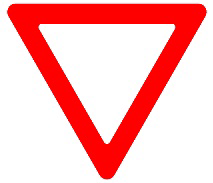
#> input picture design-system/assets/signs/sign-301-yield.png, 213 x 183 px; its folder holds only this picture in this run
$ python remove_sign_backgrounds.py ../design-system/assets/signs/sign-301-yield.png
#> lines starting #> are read from the running program, lines starting #| are printed output that depends on the picture; after the words box and inside, x2 and y2 are one past the last pixel; in counts of white or black regions, pixels touching at a corner belong together
#!/usr/bin/env -S uv run
# /// script
# requires-python = ">=3.10"
# dependencies = ["Pillow", "numpy"]
# ///
"""Remove external white background from all public/signs/*.png, in-place."""

import sys
from pathlib import Path
from collections import deque

import numpy as np
from PIL import Image

TOLERANCE = 10       # BFS flood fill: pixels with all channels >= (255 - TOLERANCE) are "white"
FRINGE_THRESHOLD = 200  # Second pass: near-white anti-aliased fringe pixels adjacent to transparent


def remove_background(path: Path) -> None:
    img = Image.open(path).convert("RGBA")
#> img is the input picture: PIL image 213x183 RGBA; mean R, G, B, A 253.3, 185.4, 185.5, 255
    data = np.array(img, dtype=np.uint8)
    h, w = data.shape[:2]
#> h = 183; w = 213
    threshold = 255 - TOLERANCE

    def is_white(y: int, x: int) -> bool:
        r, g, b = data[y, x, :3]
        return int(r) >= threshold and int(g) >= threshold and int(b) >= threshold

    visited = np.zeros((h, w), dtype=bool)
    queue: deque[tuple[int, int]] = deque()

    # Seed from all four edges
    for x in range(w):
        for y in (0, h - 1):
            if not visited[y, x] and is_white(y, x):
                visited[y, x] = True
                queue.append((y, x))
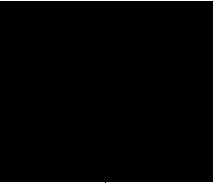
#> visited: shape (183, 213) bool; 1.1% white in thin lines or dots
    for y in range(1, h - 1):
        for x in (0, w - 1):
            if not visited[y, x] and is_white(y, x):
                visited[y, x] = True
                queue.append((y, x))
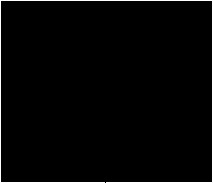
#> visited: shape (183, 213) bool; 2% white in thin lines or dots

    # BFS pass 1: remove connected pure-white background
    while queue:
        cy, cx = queue.popleft()
        data[cy, cx, 3] = 0  # transparent
        for dy, dx in ((-1, 0), (1, 0), (0, -1), (0, 1)):
            ny, nx = cy + dy, cx + dx
            if 0 <= ny < h and 0 <= nx < w and not visited[ny, nx] and is_white(ny, nx):
                visited[ny, nx] = True
                queue.append((ny, nx))
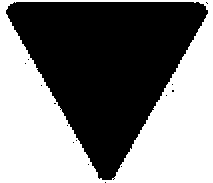
#> visited: shape (183, 213) bool; 48.6% white; 1 white region, box (x1, y1, x2, y2) and area: (0, 0, 213, 183) 18960

    # Pass 2: remove anti-aliased fringe — near-white pixels adjacent to already-transparent ones.
    # Iterates until stable so the fringe is fully consumed regardless of thickness.
    # Only affects outer-edge fringe: inner-edge pixels are not adjacent to transparent pixels.
    channels = data[:, :, :3].astype(np.int32)
    changed = True
    while changed:
        transparent = data[:, :, 3] == 0
        near_white = (
            (~transparent)
            & (channels[:, :, 0] >= FRINGE_THRESHOLD)
            & (channels[:, :, 1] >= FRINGE_THRESHOLD)
            & (channels[:, :, 2] >= FRINGE_THRESHOLD)
        )
        adj = np.zeros((h, w), dtype=bool)
        adj[1:, :] |= transparent[:-1, :]
        adj[:-1, :] |= transparent[1:, :]
        adj[:, 1:] |= transparent[:, :-1]
        adj[:, :-1] |= transparent[:, 1:]
        to_remove = near_white & adj
        changed = bool(to_remove.any())
        if changed:
            data[to_remove, 3] = 0
#> this loop made 3 passes
#> pass 1, in remove_background, `near_white = ( (~transparent) & (channels[:, :, 0] >= FRINGE_THRESHOLD..`:
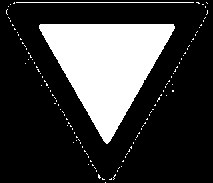
#> near_white: shape (183, 213) bool; 23.3% white; 116 white regions (114 under 20 px), largest, box (x1, y1, x2, y2) and area: (39, 24, 175, 144) 8640, (16, 2, 194, 3) 178
#> pass 1, in remove_background, `to_remove = near_white & adj`:
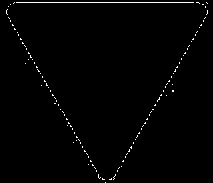
#> to_remove: shape (183, 213) bool; 1.2% white in thin lines or dots
#> after the loop:
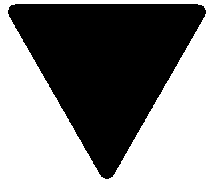
#> adj: shape (183, 213) bool; 51.2% white; 1 black region, box (x1, y1, x2, y2) and area: (8, 4, 206, 179) 19012
#> after the loop:
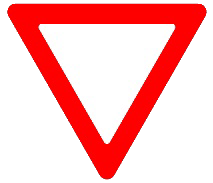
#> data: shape (183, 213, 4); mean R, G, B, A 253.3, 185.4, 185.5, 128; transparent parts drawn white

    Image.fromarray(data).save(path)


def main() -> None:
    signs_dir = Path(__file__).parent.parent / "public" / "signs"
    sample = "--sample" in sys.argv

    images = sorted(signs_dir.glob("sign-*.png"))
    if sample:
        images = [p for p in images if p.name in ("sign-302.png", "sign-303.png")]

    print(f"Processing {len(images)} image(s)...")
    for i, path in enumerate(images, 1):
        remove_background(path)
        print(f"  [{i}/{len(images)}] {path.name}")
    print("Done.")


if __name__ == "__main__":
    main()

$ run again, on design-system/assets/signs/sign-307-give-way-oncoming.png
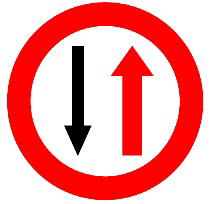
#> input picture design-system/assets/signs/sign-307-give-way-oncoming.png, 213 x 204 px
#> in remove_background, img is the input picture: PIL image 213x204 RGBA; mean R, G, B, A 244.6, 158.3, 158.2, 255
#> the loop in remove_background, `for y in range(1, h - 1):` made 202 passes
#> after the loop in remove_background, `while queue:`:
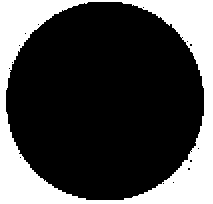
#> visited: shape (204, 213) bool; 28.5% white; 1 white region, box (x1, y1, x2, y2) and area: (0, 0, 213, 204) 12388
#> after the loop in remove_background, `while changed:`:
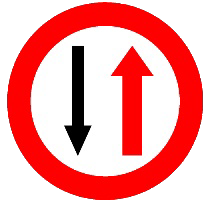
#> data: shape (204, 213, 4); mean R, G, B, A 244.6, 158.3, 158.2, 179.8; transparent parts drawn white

$ run again, on design-system/assets/signs/sign-308-priority-oncoming.png
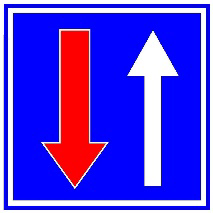
#> input picture design-system/assets/signs/sign-308-priority-oncoming.png, 213 x 213 px
#> in remove_background, img is the input picture: PIL image 213x213 RGBA; mean R, G, B, A 83.8, 59.5, 222.5, 255
#> the loop in remove_background, `for x in range(w):` made 213 passes
#> the loop in remove_background, `for y in range(1, h - 1):` made 211 passes
#> after the loop in remove_background, `while queue:`:
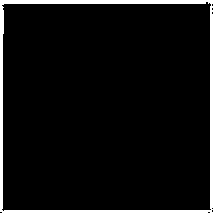
#> visited: shape (213, 213) bool; 6% white; 1 white region, box (x1, y1, x2, y2) and area: (0, 0, 213, 213) 2729
#> after the loop in remove_background, `while changed:`:
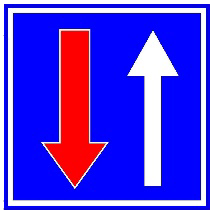
#> data: shape (213, 213, 4); mean R, G, B, A 83.8, 59.5, 222.5, 238.5; transparent parts drawn white
